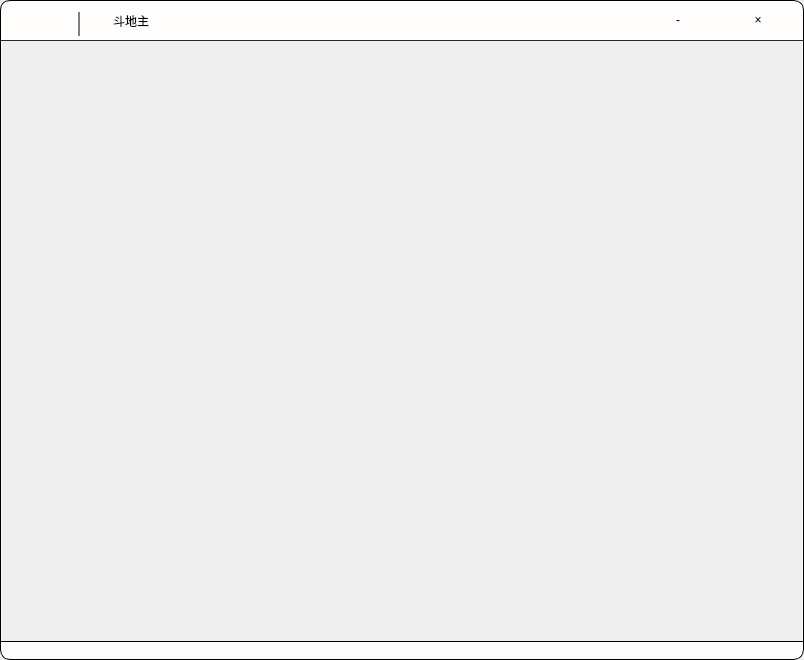
<?xml version="1.0" encoding="UTF-8"?>
<ui version="4.0">
 <class>MainWindow</class>
 <widget class="QWidget" name="MainWindow">
  <property name="geometry">
   <rect>
    <x>0</x>
    <y>0</y>
    <width>804</width>
    <height>660</height>
   </rect>
  </property>
  <property name="windowTitle">
   <string>MainWindow</string>
  </property>
  <property name="styleSheet">
   <string notr="true"/>
  </property>
  <layout class="QVBoxLayout" name="verticalLayout_3">
   <property name="spacing">
    <number>0</number>
   </property>
   <property name="leftMargin">
    <number>0</number>
   </property>
   <property name="topMargin">
    <number>0</number>
   </property>
   <property name="rightMargin">
    <number>0</number>
   </property>
   <property name="bottomMargin">
    <number>0</number>
   </property>
   <item>
    <widget class="QWidget" name="Widget_MainWindow" native="true">
     <property name="styleSheet">
      <string notr="true">QWidget#Widget_MainWindow{
	border: 1px solid black;
	border-radius: 10px;
	background-color: rgb(255, 252, 252);
}</string>
     </property>
     <layout class="QVBoxLayout" name="verticalLayout_2">
      <property name="spacing">
       <number>0</number>
      </property>
      <property name="leftMargin">
       <number>0</number>
      </property>
      <property name="topMargin">
       <number>0</number>
      </property>
      <property name="rightMargin">
       <number>0</number>
      </property>
      <property name="bottomMargin">
       <number>0</number>
      </property>
      <item>
       <widget class="QWidget" name="Widget_TitleBar" native="true">
        <property name="minimumSize">
         <size>
          <width>0</width>
          <height>40</height>
         </size>
        </property>
        <property name="maximumSize">
         <size>
          <width>16777215</width>
          <height>40</height>
         </size>
        </property>
        <property name="styleSheet">
         <string notr="true">QWidget#Widget_TitleBar{
	border-radius: 10px;
}

QLabel{
	font: 22pt &quot;楷体&quot;;;
	padding-top: 2px;
}

QPushButton{
	font: 20pt &quot;黑体&quot;;
	border: none;
	border-radius: 10px;
	background-color: none;
}

QPushButton:hover{
	font: 21pt;
	color: rgb(243, 243, 243);
	background-color: rgb(255, 90, 90);
}

QPushButton:pressed{
	background-color: rgb(255, 110, 110);
}</string>
        </property>
        <widget class="QPushButton" name="btn_quit">
         <property name="geometry">
          <rect>
           <x>720</x>
           <y>2</y>
           <width>76</width>
           <height>36</height>
          </rect>
         </property>
         <property name="text">
          <string>×</string>
         </property>
        </widget>
        <widget class="QPushButton" name="btn_minSize">
         <property name="geometry">
          <rect>
           <x>640</x>
           <y>2</y>
           <width>76</width>
           <height>36</height>
          </rect>
         </property>
         <property name="styleSheet">
          <string notr="true"/>
         </property>
         <property name="text">
          <string>-</string>
         </property>
        </widget>
        <widget class="QLabel" name="lbl_title">
         <property name="geometry">
          <rect>
           <x>110</x>
           <y>1</y>
           <width>491</width>
           <height>38</height>
          </rect>
         </property>
         <property name="frameShape">
          <enum>QFrame::NoFrame</enum>
         </property>
         <property name="text">
          <string>斗地主</string>
         </property>
         <property name="alignment">
          <set>Qt::AlignLeading|Qt::AlignLeft|Qt::AlignVCenter</set>
         </property>
        </widget>
        <widget class="QLabel" name="lbl_icon">
         <property name="geometry">
          <rect>
           <x>20</x>
           <y>1</y>
           <width>38</width>
           <height>38</height>
          </rect>
         </property>
         <property name="text">
          <string/>
         </property>
         <property name="scaledContents">
          <bool>true</bool>
         </property>
        </widget>
        <widget class="QLabel" name="VLINE">
         <property name="geometry">
          <rect>
           <x>78</x>
           <y>12</y>
           <width>2</width>
           <height>24</height>
          </rect>
         </property>
         <property name="styleSheet">
          <string notr="true">border: 2px solid grey;</string>
         </property>
         <property name="frameShape">
          <enum>QFrame::NoFrame</enum>
         </property>
         <property name="text">
          <string/>
         </property>
        </widget>
       </widget>
      </item>
      <item>
       <widget class="QLabel" name="HLINE_top">
        <property name="minimumSize">
         <size>
          <width>0</width>
          <height>1</height>
         </size>
        </property>
        <property name="maximumSize">
         <size>
          <width>16777215</width>
          <height>1</height>
         </size>
        </property>
        <property name="styleSheet">
         <string notr="true">border: 1px solid rgb(40,40,40);</string>
        </property>
        <property name="text">
         <string/>
        </property>
       </widget>
      </item>
      <item>
       <widget class="QWidget" name="Widget_Center" native="true">
        <property name="styleSheet">
         <string notr="true"/>
        </property>
        <layout class="QHBoxLayout" name="horizontalLayout">
         <property name="spacing">
          <number>0</number>
         </property>
         <property name="leftMargin">
          <number>0</number>
         </property>
         <property name="topMargin">
          <number>0</number>
         </property>
         <property name="rightMargin">
          <number>0</number>
         </property>
         <property name="bottomMargin">
          <number>0</number>
         </property>
         <item>
          <widget class="QLabel" name="VLINE_left">
           <property name="minimumSize">
            <size>
             <width>2</width>
             <height>600</height>
            </size>
           </property>
           <property name="maximumSize">
            <size>
             <width>2</width>
             <height>600</height>
            </size>
           </property>
           <property name="styleSheet">
            <string notr="true"/>
           </property>
           <property name="frameShape">
            <enum>QFrame::NoFrame</enum>
           </property>
           <property name="text">
            <string/>
           </property>
          </widget>
         </item>
         <item>
          <widget class="QWidget" name="Widget" native="true">
           <property name="minimumSize">
            <size>
             <width>800</width>
             <height>600</height>
            </size>
           </property>
           <property name="maximumSize">
            <size>
             <width>800</width>
             <height>600</height>
            </size>
           </property>
           <property name="autoFillBackground">
            <bool>true</bool>
           </property>
           <property name="styleSheet">
            <string notr="true"/>
           </property>
           <layout class="QVBoxLayout" name="verticalLayout">
            <property name="spacing">
             <number>0</number>
            </property>
            <property name="leftMargin">
             <number>0</number>
            </property>
            <property name="topMargin">
             <number>0</number>
            </property>
            <property name="rightMargin">
             <number>0</number>
            </property>
            <property name="bottomMargin">
             <number>0</number>
            </property>
           </layout>
          </widget>
         </item>
         <item>
          <widget class="QLabel" name="VLINE_right">
           <property name="minimumSize">
            <size>
             <width>1</width>
             <height>0</height>
            </size>
           </property>
           <property name="maximumSize">
            <size>
             <width>1</width>
             <height>16777215</height>
            </size>
           </property>
           <property name="styleSheet">
            <string notr="true"/>
           </property>
           <property name="text">
            <string/>
           </property>
          </widget>
         </item>
        </layout>
       </widget>
      </item>
      <item>
       <widget class="QLabel" name="HLINE_bottom">
        <property name="minimumSize">
         <size>
          <width>0</width>
          <height>1</height>
         </size>
        </property>
        <property name="maximumSize">
         <size>
          <width>16777215</width>
          <height>1</height>
         </size>
        </property>
        <property name="styleSheet">
         <string notr="true"/>
        </property>
        <property name="frameShape">
         <enum>QFrame::HLine</enum>
        </property>
        <property name="text">
         <string/>
        </property>
       </widget>
      </item>
      <item>
       <widget class="QWidget" name="Widget_Bottom" native="true"/>
      </item>
     </layout>
    </widget>
   </item>
  </layout>
 </widget>
 <resources/>
 <connections/>
</ui>
